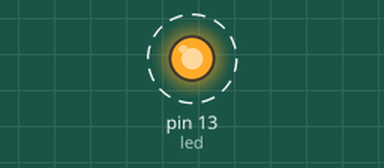
A sketch run on a simulated Arduino Uno, built with avr-gcc and run on an emulated ATmega328P. Parts: output pins drawn as LEDs (lit = HIGH). Dashed ring = blinking. What the sketch prints to the serial monitor is not drawn.

Above: at 0.5 s.
Timing chart, 0 to 4.6 s (numbered marks = the images above):
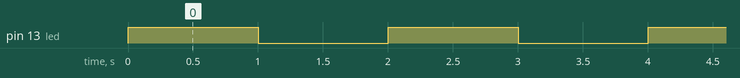

Measured:
- by itself, pin 13 (led): alternates HIGH for 1.0 s and LOW for 1.0 s

The sketch:

BlinkHello.ino
```cpp
/*
  BlinkHello

  Turns an LED on for one second, then off for one second, repeatedly, printing "Hello, World" with each toggle.

  Most Arduinos have an on-board LED you can control.
  On the UNO it is attached to digital pin 13

  This example code is modified from.
  https://www.arduino.cc/en/Tutorial/BuiltInExamples/Blink
*/

int led = 13;  // define a variable to hold the pin number of the internal LED

// the setup function runs once when you press reset or power the board
void setup() {
  Serial.begin(9600);
  // initialize digital pin LED_BUILTIN as an output.
  pinMode(led, OUTPUT);
}

// the loop function runs over and over again forever
void loop() {
  Serial.println("Hello, world!"); // print Hello World message right before turning light on
  digitalWrite(led, HIGH);   // turn the LED on (HIGH is the voltage level)
  delay(1000);                       // wait for a second
  Serial.println("Hello, world!"); // print Hello World message right before turning light off
  digitalWrite(led, LOW);    // turn the LED off by making the voltage LOW
  delay(1000);                       // wait for a second
}
```
